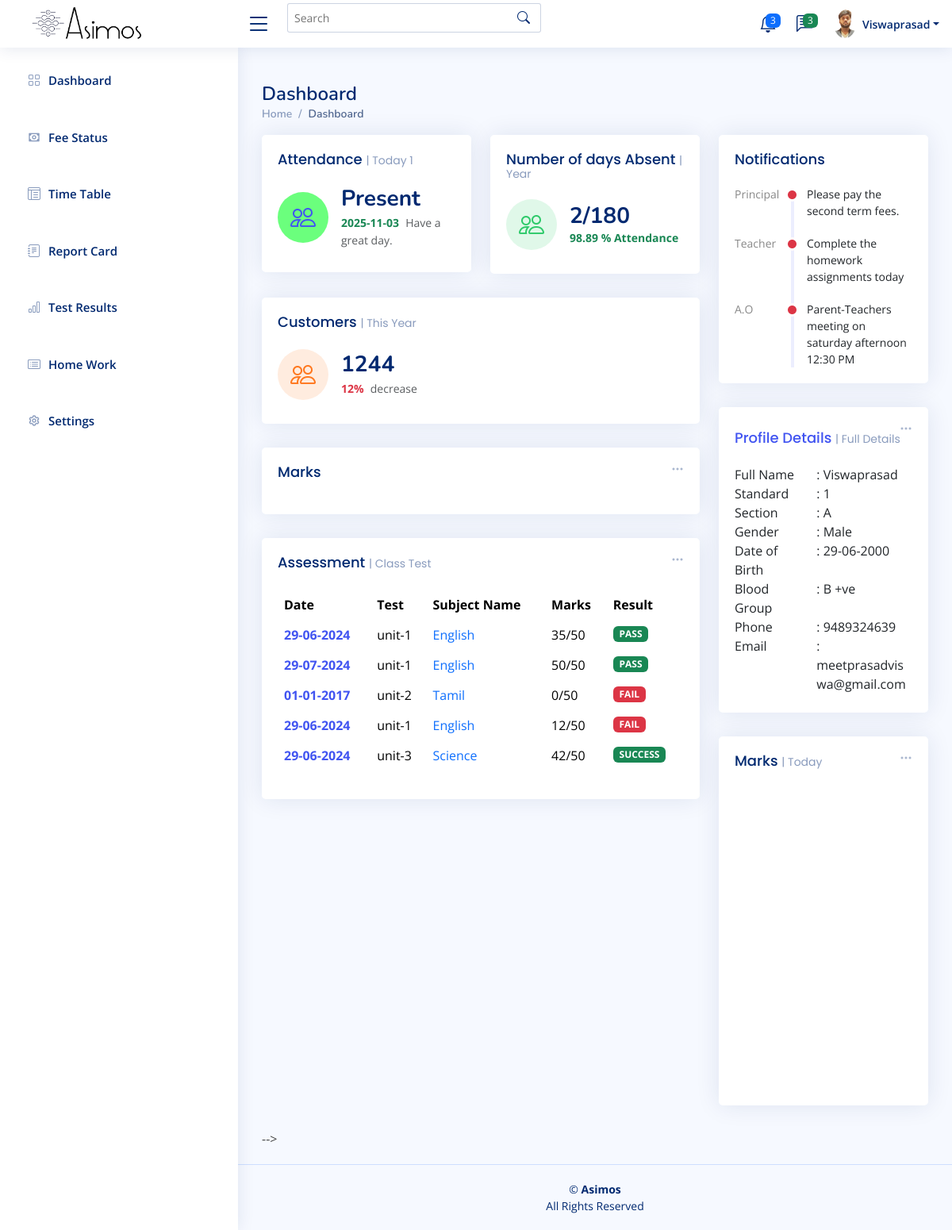
The app's page /student/studentDashboard.php (signed in) with its own data.
### tables this page shows
CREATE TABLE `student_info` (
  `id` int(10) NOT NULL,
  `name` varchar(20) NOT NULL,
  `age` int(2) NOT NULL,
  `standard` int(2) NOT NULL,
  `section` varchar(2) NOT NULL,
  `gender` varchar(10) NOT NULL,
  `dateOfBirth` varchar(20) NOT NULL,
  `address` varchar(100) NOT NULL,
  `bloodGroup` varchar(5) NOT NULL,
  `phone` varchar(15) NOT NULL,
  `emailID` varchar(25) NOT NULL,
  `fatherName` varchar(20) NOT NULL,
  `fatherOccupation` varchar(20) NOT NULL,
  `fatherPhone` varchar(15) NOT NULL,
  `fatherAnnualIncome` varchar(15) NOT NULL,
  `motherName` varchar(20) NOT NULL,
  `motherOccupation` varchar(20) NOT NULL,
  `motherPhone` varchar(15) NOT NULL,
  `motherAnnualIncome` varchar(15) NOT NULL,
  `community` varchar(20) NOT NULL,
  `identificationMark` varchar(50) NOT NULL,
  `comments` varchar(50) NOT NULL,
  `previousEducation` varchar(50) NOT NULL,
  `coCurricularActivity` varchar(50) NOT NULL,
  `locOfProfilePic` varchar(100) NOT NULL
);

### student/studentDashboard.php (the view, shortened to what this page needs)
<?php
if($_SESSION["access"] !=null && $_SESSION["name"]!=null && $_SESSION["id"]!=null && $_SESSION["access"]==0) {
  $username = $_SESSION["name"];
  $id = $_SESSION["id"];
  $servername = "localhost";
  $username_db = "root";
  $password_db = "";
  $dbname = "asimos";
  $row = "";
  $conn = new mysqli($servername, $username_db, $password_db, $dbname);
  $sql = "SELECT * FROM student_info WHERE name='$username' AND id='$id'";
  $result = $conn->query($sql);
  if ($result->num_rows > 0) {
      $row = $result->fetch_assoc();
  } else {
      echo "No results found.";
  }
  $notificationSql = "SELECT * FROM notification WHERE id='$id'";
  $notification = $conn->query($notificationSql);
  if($notification->num_rows > 0) {
    while ($nrow = $notification->fetch_assoc()) {
      $ntnrow[] = $nrow['notification'];
      $ntnFrm[] = $nrow['sentBy'];
    }
  } else {
    $ntnrow[] = "No Notification";
  }
  $notification = array_combine($ntnFrm , $ntnrow);
  $date = date("Y-m-d");
  $attendanceTodaySql = "SELECT status FROM attendance WHERE name='$username' AND id='$id' AND date= '$date'";
  $attendanceTodayResult1 = $conn->query($attendanceTodaySql);
  $attendanceTodayResult = $attendanceTodayResult1->fetch_assoc();
  if ($attendanceTodayResult < 0 || $attendanceTodayResult==0) {
    $attendanceTodayResult['status'] = "1";
  }
  $attendanceCountSql = "SELECT count(*) as count FROM attendance WHERE name='$username' AND id='$id' AND status='0'";
  $resultSql1 = $conn->query($attendanceCountSql);
  $attendanceCount = $resultSql1->fetch_assoc();
    echo $id;
    $assessment = "SELECT * FROM assessments WHERE id='$id'";
    $assessment1 = $conn->query($assessment);
    if($assessment1->num_rows > 0) {
      while ($ass1 = $assessment1->fetch_assoc()) {
        $assess0[] = $ass1['date'];
        $assess1[] = $ass1['test'];
        $assess2[] = $ass1['subjectName'];
        $assess3[] = $ass1['marks'];
        $assess4[] = $ass1['Result'];
      }
    } else {
      $assess[0] = "No Marks Data Available.";
    }
?>
<!DOCTYPE html>
<html lang="en">
<head>
  <link href="assets/vendor/bootstrap/css/bootstrap.min.css" rel="stylesheet">
  <link href="assets/vendor/bootstrap-icons/bootstrap-icons.css" rel="stylesheet">
  <link href="assets/vendor/boxicons/css/boxicons.min.css" rel="stylesheet">
  <link href="assets/vendor/quill/quill.snow.css" rel="stylesheet">
  <link href="assets/vendor/quill/quill.bubble.css" rel="stylesheet">
  <link href="assets/vendor/remixicon/remixicon.css" rel="stylesheet">
  <link href="assets/vendor/simple-datatables/style.css" rel="stylesheet">
  <link href="assets/css/style.css" rel="stylesheet">
</head>
<body>
  <header id="header" class="header fixed-top d-flex align-items-center">
    <div class="d-flex align-items-center justify-content-between">
      <a href="index.html" class="logo d-flex align-items-center">
        <img src="assets/img/logo.png" alt="">
      </a>
      <i class="bi bi-list toggle-sidebar-btn"></i>
    </div>
    <div class="search-bar">
      <form class="search-form d-flex align-items-center" method="POST" action="#">
        <input type="text" name="query" placeholder="Search" title="Enter search keyword">
        <button type="submit" title="Search"><i class="bi bi-search"></i></button>
      </form>
    </div>
    <nav class="header-nav ms-auto">
      <ul class="d-flex align-items-center">
        <li class="nav-item dropdown">
          <a class="nav-link nav-icon" href="#" data-bs-toggle="dropdown">
            <span class="badge bg-primary badge-number"><?php echo count($notification) ?></span>
          </a>
        </li>
        <li class="nav-item dropdown">
          <a class="nav-link nav-icon" href="#" data-bs-toggle="dropdown">
            <span class="badge bg-success badge-number">3</span>
          </a>
        </li>
        <li class="nav-item dropdown pe-3">
          <a class="nav-link nav-profile d-flex align-items-center pe-0" href="#" data-bs-toggle="dropdown">
           <img src= <?php echo $row['locOfProfilePic']; ?> alt="Profile" class="rounded-circle">
            <span class="d-none d-md-block dropdown-toggle ps-2"><?php echo $username; ?></span>
          </a>
        </li>
      </ul>
    </nav>
  </header>
  <aside id="sidebar" class="sidebar">
    <ul class="sidebar-nav" id="sidebar-nav">
      <li class="nav-item">
        <a class="nav-link collapsed" data-bs-target="#dash-nav" data-bs-toggle="collapse" href="#">
          <i class="bi bi-grid"></i>
          <span>Dashboard</span>
        </a>
      </li>
      <br>
       <li class="nav-item">
         <a class="nav-link collapsed" data-bs-target="#dash-nav" data-bs-toggle="collapse" href="#">
           <i class="bx bx-money"></i>
           <span>Fee Status</span>
         </a>
       </li>
       <br>
       <li class="nav-item">
         <a class="nav-link collapsed" data-bs-target="#dash-nav" data-bs-toggle="collapse" href="#">
            <i class="bi bi-layout-text-window-reverse"></i>
              <span>Time Table</span>
         </a>
       </li>
       <br>
       <li class="nav-item">
         <a class="nav-link collapsed" data-bs-target="#dash-nav" data-bs-toggle="collapse" href="#">
           <i class="bi bi-journal-text"></i>
           <span>Report Card</span>
         </a>
       </li>
       <br>
      <li class="nav-item">
        <a class="nav-link collapsed" data-bs-target="#dash-nav" data-bs-toggle="collapse" href="#">
          <i class="bi bi-bar-chart"></i>
          <span>Test Results</span>
        </a>
      </li>
      <br>
        <li class="nav-item">
          <a class="nav-link collapsed" data-bs-target="#dash-nav" data-bs-toggle="collapse" href="#">
            <i class="bi bi-card-list"></i>
            <span>Home Work</span>
          </a>
        </li>
        <br>
        <li class="nav-item">
          <a class="nav-link collapsed" data-bs-target="#dash-nav" data-bs-toggle="collapse" href="#">
            <i class="bx bx-cog"></i>
            <span>Settings</span>
          </a>
        </li>
    </ul>
  </aside>
  <main id="main" class="main">
    <div class="pagetitle">
      <h1>Dashboard</h1>
      <nav>
        <ol class="breadcrumb">
          <li class="breadcrumb-item"><a href="index.html">Home</a></li>
          <li class="breadcrumb-item active">Dashboard</li>
        </ol>
      </nav>
    </div>
    <section class="section dashboard">
      <div class="row">
        <div class="col-lg-8">
          <div class="row">
            <div class="col-xxl-4 col-md-6">
              <div class="card info-card sales-card">
                <div class="card-body">
                  <h5 class="card-title">Attendance <span>| Today <?php echo $attendanceTodayResult['status']; ?></span></h5>
                  <div class="d-flex align-items-center">
                    <?php
                      if($attendanceTodayResult['status']!=0) {  ?>
                        <div class="card-icon rounded-circle d-flex align-items-center justify-content-center" style="background:#6bff7d;">
                        <i class="bi bi-people"></i>
                    </div>
                    <div class="ps-3">
                      <h6>Present</h6>
                      <span class="text-success small pt-1 fw-bold"><?php echo date("Y-m-d"); ?></span> <span class="text-muted small pt-2 ps-1">Have a great day.</span>
                      <?php }
                    ?>
                    </div>
                  </div>
                </div>
              </div>
            </div>
            <div class="col-xxl-4 col-md-6">
              <div class="card info-card revenue-card">
                <div class="card-body">
                  <h5 class="card-title">Number of days Absent <span>| Year</span></h5>
                  <div class="d-flex align-items-center">
                    <div class="card-icon rounded-circle d-flex align-items-center justify-content-center">
                      <i class="bi bi-people"></i>
                    </div>
                    <div class="ps-3">
                      <h6><?php echo $attendanceCount['count']; echo "/"; echo "180";?></h6>
                      <span class="text-success small pt-1 fw-bold"><?php echo number_format(100-($attendanceCount['count']/180)*100, 2) . " % Attendance";?></span> <span class="text-muted small pt-2 ps-1"></span>
                    </div>
                  </div>
                </div>
              </div>
            </div>
            <div class="col-xxl-4 col-xl-12">
              <div class="card info-card customers-card">
                <div class="card-body">
                  <h5 class="card-title">Customers <span>| This Year</span></h5>
                  <div class="d-flex align-items-center">
                    <div class="card-icon rounded-circle d-flex align-items-center justify-content-center">
                      <i class="bi bi-people"></i>
                    </div>
                    <div class="ps-3">
                      <h6>1244</h6>
                      <span class="text-danger small pt-1 fw-bold">12%</span> <span class="text-muted small pt-2 ps-1">decrease</span>
                    </div>
                  </div>
                </div>
              </div>
            </div>
            <div class="col-12">
              <div class="card">
                <div class="filter">
                  <a class="icon" href="#" data-bs-toggle="dropdown"><i class="bi bi-three-dots"></i></a>
                </div>
                <div class="card-body">
                  <h5 class="card-title">Marks <span></span></h5>
                </div>
              </div>
            </div>
            <div class="col-12">
              <div class="card recent-sales overflow-auto">
                <div class="filter">
                  <a class="icon" href="#" data-bs-toggle="dropdown"><i class="bi bi-three-dots"></i></a>
                </div>
                <div class="card-body">
                  <h5 class="card-title">Assessment <span>| Class Test</span></h5>
                  <table class="table table-borderless datatable">
                    <thead>
                      <tr>
                        <th scope="col">Date</th>
                        <th scope="col">Test</th>
                        <th scope="col">Subject Name</th>
                        <th scope="col">Marks</th>
                        <th scope="col">Result</th>
                      </tr>
                    </thead>
                    <tbody>
                        <?php
                          for($i = 0; $i < count($assess0); $i++) { ?>
                          <tr>
                            <th scope="row"><a href="#"><?php echo $assess0[$i]; ?></a></th>
                            <td><?php echo $assess1[$i]; ?></td>
                            <td><a href="#" class="text-primary"><?php echo $assess2[$i]; ?></a></td>
                            <td><?php echo $assess3[$i]; ?></td>
                            <?php
                                if($assess4[$i] == "FAIL") {
                            ?>
                                <td><span class="badge bg-danger"><?php echo $assess4[$i]; ?></span></td>
                                <?php } else { ?>
                                <td><span class="badge bg-success"><?php echo $assess4[$i]; ?></span></td>
                                <?php } ?>
                          </tr>
                        <?php }?>
                    </tbody>
                  </table>
                </div>
              </div>
            </div>
          </div>
        </div>
        <div class="col-lg-4">
          <div class="card">
            <div class="card-body">
              <h5 class="card-title">Notifications <span></span></h5>
              <div class="activity">
                <?php
                  foreach ($notification as $key => $value) {?>
                  <div class="activity-item d-flex">
                  <div class="activite-label">
                        <?php echo $key; ?>
                  </div>
                  <i class='bi bi-circle-fill activity-badge text-danger align-self-start'></i>
                    <div class="activity-content">
                          <?php
                            echo $value; "<br>";
                          ?>
                    </div>
                </div>
                <?php
                }
                ?>
              </div>
            </div>
          </div>
            <div class = "card">
              <div class="tab-content pt-2">
                  <div class="filter">
                    <a class="icon" href="#" data-bs-toggle="dropdown"><i class="bi bi-three-dots"></i></a>
                  </div>
                <div class="card-body pb-0">
                  <a href = "users-profile.php"><h5 class="card-title">Profile Details <span>| Full Details</span></a></h5>
                  <div class="tab-pane fade show active profile-overview" id="profile-overview">
                    <div class="row">
                      <div class="col-lg-5 col-md-3">Full Name</div>
                      <div class="col-lg-7 col-md-3">: <?php echo $username; ?></div>
                    </div>
                    <div class="row">
                      <div class="col-lg-5 col-md-3">Standard</div>
                      <div class="col-lg-7 col-md-3">: <?php echo $row['standard']; ?></div>
                    </div>
                    <div class="row">
                      <div class="col-lg-5 col-md-3">Section</div>
                      <div class="col-lg-7 col-md-3">: <?php echo $row['section']; ?></div>
                    </div>
                    <div class="row">
                      <div class="col-lg-5 col-md-3">Gender</div>
                      <div class="col-lg-7 col-md-3">: <?php echo $row['gender']; ?></div>
                    </div>
                    <div class="row">
                      <div class="col-lg-5 col-md-3">Date of Birth</div>
                      <div class="col-lg-7 col-md-3">: <?php echo $row['dateOfBirth']; ?></div>
                    </div>
                    <div class="row">
                      <div class="col-lg-5 col-md-3">Blood Group</div>
                      <div class="col-lg-7 col-md-3">: <?php echo $row['bloodGroup']; ?></div>
                    </div>
                    <div class="row">
                      <div class="col-lg-5 col-md-3">Phone</div>
                      <div class="col-lg-7 col-md-3">: <?php echo $row['fatherPhone']; ?></div>
                    </div>
                    <div class="row">
                      <div class="col-lg-5 col-md-3">Email</div>
                      <div class="col-lg-7 col-md-3">: <?php echo $row['emailID']; ?></div>
                    </div>
                    <br>
                  </div>
                </div>
              </div>
            </div>
          <div class="card">
            <div class="filter">
              <a class="icon" href="#" data-bs-toggle="dropdown"><i class="bi bi-three-dots"></i></a>
            </div>
            <div class="card-body pb-0">
              <h5 class="card-title">Marks <span>| Today</span></h5>
              <div id="trafficChart" style="min-height: 400px;" class="echart"></div>
            </div>
          </div>
            </div>
          </div>-->
    </section>
  </main>
  <footer id="footer" class="footer">
    <div class="copyright">
      &copy; <strong><span>Asimos</span></strong><bR>All Rights Reserved
    </div>
  </footer>
</body>
</html>
<?php
      }
      else
      {
        header("Location: error-404.html");
      }
?>

### records on screen
student_info: locOfProfilePic (picture), standard "1", section "A", gender "Male", dateOfBirth "29-06-2000", bloodGroup "B +ve", fatherPhone "9489324639", emailID "meetprasadviswa@gmail.com"

### other values on screen
$id "2017115611"
count($notification) "3"
$username "Viswaprasad"
$attendanceTodayResult['status'] "1"
$attendanceCount['count'] "2"
100-($attendanceCount['count']/180)*100 "98.89"
$assess0[$i] "29-06-2024"
$assess1[$i] "unit-1"
$assess2[$i] "English"
$assess3[$i] "35/50"
$assess4[$i] "PASS"
$assess0[$i] "29-07-2024"
$assess3[$i] "50/50"
$assess0[$i] "01-01-2017"
$assess1[$i] "unit-2"
